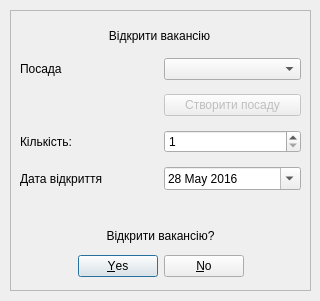
<?xml version="1.0" encoding="UTF-8"?>
<ui version="4.0">
 <class>Dialog_openVacancy</class>
 <widget class="QDialog" name="Dialog_openVacancy">
  <property name="geometry">
   <rect>
    <x>0</x>
    <y>0</y>
    <width>320</width>
    <height>301</height>
   </rect>
  </property>
  <property name="windowTitle">
   <string>Відкрити вакансію</string>
  </property>
  <widget class="QFrame" name="frame">
   <property name="geometry">
    <rect>
     <x>10</x>
     <y>10</y>
     <width>301</width>
     <height>281</height>
    </rect>
   </property>
   <property name="frameShape">
    <enum>QFrame::StyledPanel</enum>
   </property>
   <property name="frameShadow">
    <enum>QFrame::Raised</enum>
   </property>
   <widget class="QWidget" name="gridLayoutWidget_2">
    <property name="geometry">
     <rect>
      <x>10</x>
      <y>40</y>
      <width>281</width>
      <height>151</height>
     </rect>
    </property>
    <layout class="QGridLayout" name="gridLayout_2">
     <item row="0" column="1">
      <widget class="QComboBox" name="select_positions">
       <property name="cursor">
        <cursorShape>PointingHandCursor</cursorShape>
       </property>
      </widget>
     </item>
     <item row="3" column="0">
      <widget class="QLabel" name="label_4">
       <property name="text">
        <string>Дата відкриття</string>
       </property>
      </widget>
     </item>
     <item row="2" column="1">
      <widget class="QSpinBox" name="vacCount">
       <property name="cursor">
        <cursorShape>PointingHandCursor</cursorShape>
       </property>
       <property name="minimum">
        <number>1</number>
       </property>
      </widget>
     </item>
     <item row="2" column="0">
      <widget class="QLabel" name="label_5">
       <property name="text">
        <string>Кількість:</string>
       </property>
      </widget>
     </item>
     <item row="3" column="1">
      <widget class="QDateEdit" name="openDate">
       <property name="cursor">
        <cursorShape>PointingHandCursor</cursorShape>
       </property>
       <property name="calendarPopup">
        <bool>true</bool>
       </property>
       <property name="date">
        <date>
         <year>2016</year>
         <month>5</month>
         <day>28</day>
        </date>
       </property>
      </widget>
     </item>
     <item row="0" column="0">
      <widget class="QLabel" name="label_7">
       <property name="text">
        <string>Посада</string>
       </property>
      </widget>
     </item>
     <item row="1" column="1">
      <widget class="QPushButton" name="button_createPosition">
       <property name="enabled">
        <bool>false</bool>
       </property>
       <property name="cursor">
        <cursorShape>PointingHandCursor</cursorShape>
       </property>
       <property name="text">
        <string>Створити посаду</string>
       </property>
       <property name="autoDefault">
        <bool>false</bool>
       </property>
      </widget>
     </item>
    </layout>
    <zorder>openDate</zorder>
    <zorder>label_4</zorder>
    <zorder>label_5</zorder>
    <zorder>label_7</zorder>
    <zorder>select_positions</zorder>
    <zorder>button_createPosition</zorder>
    <zorder>vacCount</zorder>
   </widget>
   <widget class="QLabel" name="label_6">
    <property name="geometry">
     <rect>
      <x>10</x>
      <y>210</y>
      <width>281</width>
      <height>31</height>
     </rect>
    </property>
    <property name="text">
     <string>Відкрити вакансію?</string>
    </property>
    <property name="alignment">
     <set>Qt::AlignCenter</set>
    </property>
   </widget>
   <widget class="QWidget" name="verticalLayoutWidget_2">
    <property name="geometry">
     <rect>
      <x>9</x>
      <y>10</y>
      <width>281</width>
      <height>31</height>
     </rect>
    </property>
    <layout class="QVBoxLayout" name="verticalLayout_2">
     <item>
      <widget class="QLabel" name="label_8">
       <property name="text">
        <string>Відкрити вакансію</string>
       </property>
       <property name="alignment">
        <set>Qt::AlignCenter</set>
       </property>
      </widget>
     </item>
    </layout>
   </widget>
   <widget class="QDialogButtonBox" name="buttonBox">
    <property name="geometry">
     <rect>
      <x>0</x>
      <y>240</y>
      <width>301</width>
      <height>32</height>
     </rect>
    </property>
    <property name="orientation">
     <enum>Qt::Horizontal</enum>
    </property>
    <property name="standardButtons">
     <set>QDialogButtonBox::No|QDialogButtonBox::Yes</set>
    </property>
    <property name="centerButtons">
     <bool>true</bool>
    </property>
   </widget>
   <zorder>gridLayoutWidget_2</zorder>
   <zorder>verticalLayoutWidget_2</zorder>
   <zorder>label_6</zorder>
   <zorder>buttonBox</zorder>
  </widget>
 </widget>
 <resources/>
 <connections>
  <connection>
   <sender>buttonBox</sender>
   <signal>accepted()</signal>
   <receiver>Dialog_openVacancy</receiver>
   <slot>accept()</slot>
   <hints>
    <hint type="sourcelabel">
     <x>248</x>
     <y>254</y>
    </hint>
    <hint type="destinationlabel">
     <x>157</x>
     <y>274</y>
    </hint>
   </hints>
  </connection>
  <connection>
   <sender>buttonBox</sender>
   <signal>rejected()</signal>
   <receiver>Dialog_openVacancy</receiver>
   <slot>reject()</slot>
   <hints>
    <hint type="sourcelabel">
     <x>316</x>
     <y>260</y>
    </hint>
    <hint type="destinationlabel">
     <x>286</x>
     <y>274</y>
    </hint>
   </hints>
  </connection>
 </connections>
</ui>
